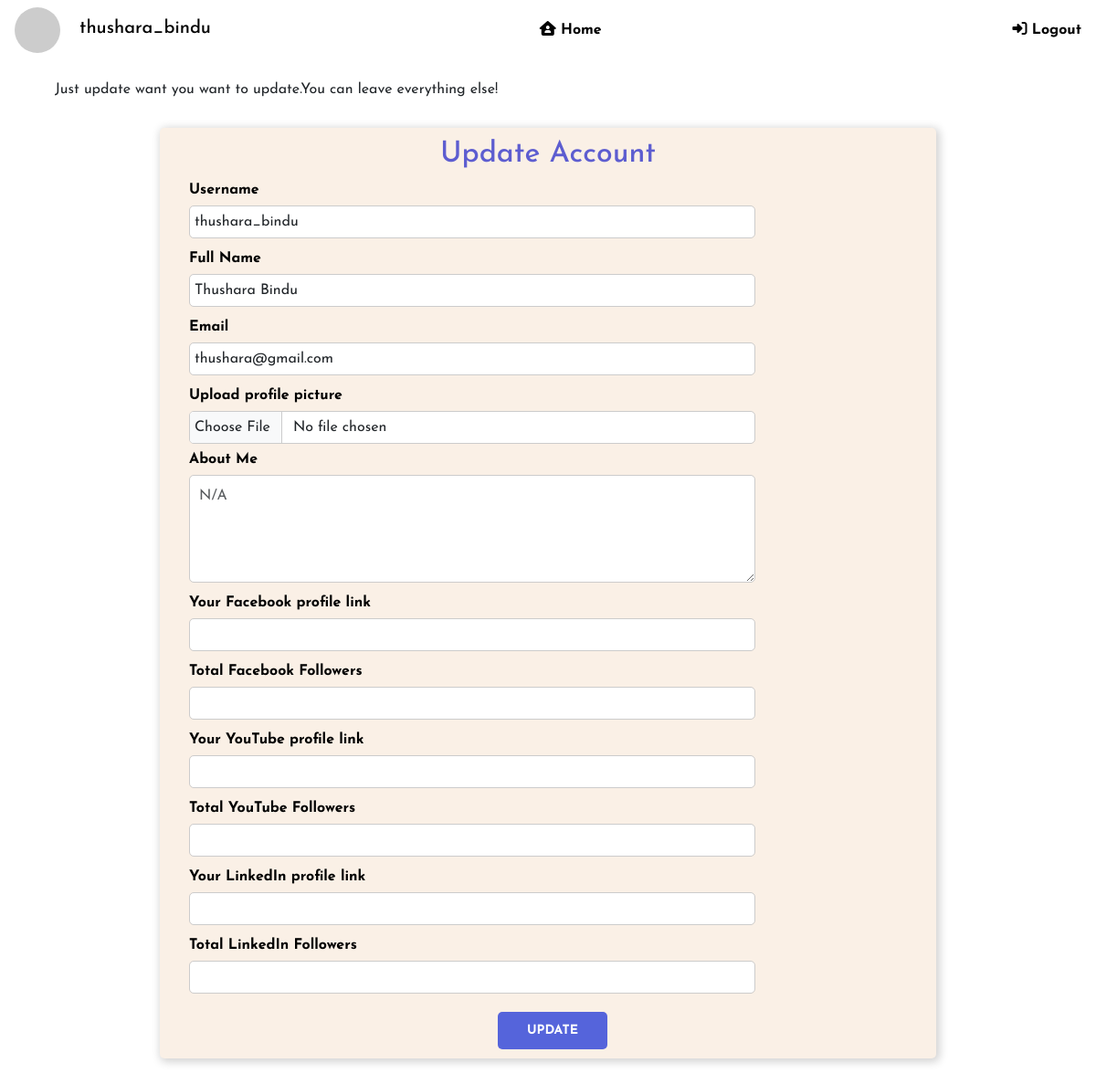
/influencer/2/editprofile (signed in), run on the app's committed database.
### models.py (models this page shows)
class Influencer(db.Model):
    id = db.Column(db.Integer, primary_key=True)
    username = db.Column(db.String, unique=True, nullable=False)
    passhash = db.Column(db.String(256), nullable=False)
    fullname = db.Column(db.String, nullable=True)
    email = db.Column(db.String, nullable=False, unique=True)
    instagram = db.Column(db.Boolean, nullable=False, default=False)
    facebook = db.Column(db.Boolean, nullable=False, default=False)
    youtube = db.Column(db.Boolean, nullable=False, default=False)
    linkedin = db.Column(db.Boolean, nullable=False, default=False)
    niche = db.Column(db.String, nullable=False, default="N/A")
    aboutyou = db.Column(db.String, nullable=False, default="N/A")
    profilepic = db.Column(db.Boolean, default=False)
    file_extension = db.Column(db.String, nullable=False, default="N/A")
    likes = db.Column(db.Integer, default=0)
    flag = db.Column(db.Boolean, nullable=False, default=False)
    feedbackdata = db.relationship('InfluencerFeedbackData', backref='influencer', lazy=True, cascade='all, delete-orphan')
    completed_campaigns = db.relationship('CompletedCampaigns', backref='influencer', lazy=True, cascade='all, delete-orphan')
    my_data = db.relationship('InfluencerData', backref='influencer', lazy=True, cascade='all, delete-orphan')
    ongoing_events = db.relationship('Ongoingevents', backref='influencer', lazy=True, cascade='all, delete-orphan')
    influencer_requests = db.relationship('InfluencerRequests', backref='influencer', lazy=True, cascade='all, delete-orphan')
    sponsor_requests = db.relationship('SponsorRequests', backref='influencer', lazy=True, cascade='all, delete-orphan')
    negotiates = db.relationship('Negotiate', backref='influencer', lazy=True, cascade='all, delete-orphan')

### routes.py (the view)
@app.route('/influencer/<int:id>/editprofile')
@login_required
def influencer_editprofile(id):
    influencer = Influencer.query.get(id)
    return render_template('influencereditprofile.html', influencer=influencer)

### routes.py (called while the page is built)
def login_required(func):
    @wraps(func)
    def wrapper(*args, **kwargs):
        if 'username' not in session:
            flash("You need to login first")
            return redirect(url_for('login'))
        influencer = Influencer.query.filter_by(username=session['username']).first()
        sponsor = Sponsor.query.filter_by(username=session['username']).first()
        admin = Admin.query.filter_by(username=session['username']).first()
        if sponsor or influencer or admin:
            return func(*args, **kwargs)
        session.pop('username')
        return redirect(url_for('login'))
    return wrapper

### templates/influencereditprofile.html (shortened to what this page needs)
{% extends 'layout.html' %}
{% block body %}
<div class="navbar">
    <div>
        {% if influencer.profilepic %}
        {% set filename = influencer.username + influencer.file_extension %}
        <a style="display: inline;" class="no-hover" href="{{url_for('influencer_myprofile', id=influencer.id)}}"><img class="roundimage" src="{{url_for('static', filename='profilepics/' + filename)}}"></a>
        {% else %}
        <a style="display: inline;" class="no-hover" href="{{url_for('influencer_myprofile', id=influencer.id)}}"><img class="roundimage" src="https://api.dicebear.com/9.x/thumbs/svg?seed=Mimi"></a>
        {% endif %}
        <h5 style="display: inline;">{{ influencer.username }}</h5>
    </div>
    <a style="margin-right: 80px;" href="{{url_for('home')}}"><i class="fa-solid fa-house-user"></i> Home</a>
    {% if 'username' in session %}
    <a href="{{url_for('logout')}}"><i class="fa-solid fa-right-to-bracket"></i> Logout</a>
    {% else %}
    <a href="{{url_for('login')}}"><i class="fa-solid fa-right-to-bracket"></i> Login</a>
    {% endif %}
</div>
<div class="content">
    <p style="margin-left: 40px;">Just update want you want to update.You can leave everything else!</p>
    <div class="container" style="width: 850px; margin-top: 30px; background-color: linen;">
        <h2 style="text-align: center; color:rgb(93, 93, 208);">Update Account</h2>
        <form action="{{url_for('influencer_editprofile_post', id=influencer.id)}}" method="POST" enctype="multipart/form-data">
            <label for="username" class="form-label">Username</label>
            <input style="margin-bottom: 10px;" class="form-control" type="text" value="{{influencer.username}}" name="username">
            <label for="fullname" class="form-label">Full Name</label>
            <input style="margin-bottom: 10px;" class="form-control" type="text" value="{{influencer.fullname}}" name="fullname">
            <label for="email" class="form-label">Email</label>
            <input style="margin-bottom: 10px;" class="form-control" type="email" value="{{influencer.email}}" name="email">
            <label for="profilepic" class="form-label">Upload profile picture</label>
            <input class="form-control" type="file" name="profilepic"/>
            <label for="aboutme" class="form-label">About Me</label>
            <textarea placeholder="{{influencer.aboutyou}}" class="form-control" id="message" name="aboutme" rows="4" cols="80"></textarea>
            {% if influencer.facebook %}
            <label for="facebook_link" class="form-label">Your Facebook profile link</label>
            <input style="margin-bottom: 10px;" class="form-control" type="text" value="{{influencer.my_data.facebook_link}}" name="facebook_link">
            <label for="facebook_fol" class="form-label">Total Facebook Followers</label>
            <input style="margin-bottom: 10px;" class="form-control" type="number" value="{{influencer.my_data.facebook_fol}}" name="facebook_fol">
            {% endif %}
            {% if influencer.youtube %}
            <label for="youtube_link" class="form-label">Your YouTube profile link</label>
            <input style="margin-bottom: 10px;" class="form-control" type="text" value="{{influencer.my_data.youtube_link}}" name="youtube_link">
            <label for="youtube_fol" class="form-label">Total YouTube Followers</label>
            <input style="margin-bottom: 10px;" class="form-control" type="number" value="{{influencer.my_data.youtube_link}}" name="youtube_fol">
            {% endif %}
            {% if influencer.linkedin %}
            <label for="linkedin_link" class="form-label">Your LinkedIn profile link</label>
            <input style="margin-bottom: 10px;" class="form-control" type="text" value="{{influencer.my_data.linkedin_link}}" name="linkedin_link">
            <label for="linkedin_fol" class="form-label">Total LinkedIn Followers</label>
            <input style="margin-bottom: 10px;" class="form-control" type="number" value="{{influencer.my_data.linkedin_fol}}" name="linkedin_fol">
            {% endif %}
            <div style="display: flex; justify-content: center;">
                <button style="width: 120px;" class="btn"  type="submit"><b>UPDATE</b></button>
            </div>
        </form>
    </div>
</div>
{% endblock body %}

### static/home.css (style rules this page uses)
body { background-size: cover; background-position: center; font-family:'Inter', sans-serif; font-size: medium; font-weight: 400; }
.navbar { background-size: cover; background-position: center; color: black; position: fixed; padding: 15px; border-radius: 5px; box-sizing: border-box; display: flex; flex-direction:row; }
.navbar a { color: black; text-decoration: none; font-weight: bolder; display: block; margin-right: 6px; margin-left: 6px; padding: 10px; border-radius: 5px; transition: background-color 0.3s, padding-left 0.3s, box-shadow 0.3s; }
.content { padding: 20px; }
.container { background-color:silver; padding: 10px; border-radius: 5px; box-shadow:2px 2px 10px 2px lightgray; margin-top: 2px; margin-bottom: 12px; }
.container label { font-weight: bold; color:black; display: block; margin-bottom: 5px; margin-left: 20px; }
.container input { width: 75%; padding: 5px; margin: 2px 0 5px 0; margin-left: 20px; display: block; border: 1px solid #ccc; border-radius: 5px; box-sizing: border-box; }
.container button { background-color:#3a4ddada; color: white; margin-top: 10px; margin-left: 20px; padding: 10px 20px; border: none; border-radius: 5px; cursor: pointer; width: 90px; font-size: 14px; transition: background-color 0.3s ease; }
.container textarea { width: 75%; padding: 10px; margin: 5px 0 10px 0; margin-left: 20px; border: 1px solid #ccc; border-radius: 5px; box-sizing: border-box; }
input, textarea { width: 80%; padding: 8px; margin-top: 5px; margin-bottom: 10px; border: 1px solid #ccc; border-radius: 4px; }
.roundimage { width: 50px; height: 50px; border-radius: 50%; overflow: hidden; }
.btn { display: inline-block; padding: 10px 20px; margin-right: 10px; font-size: 14px; color: white; text-align: center; text-decoration: none; border-radius: 4px; transition: background-color 0.3s ease; }

### data on the page
Influencer: username "thushara_bindu", fullname "Thushara Bindu", email "thushara@gmail.com", aboutme "N/A"
